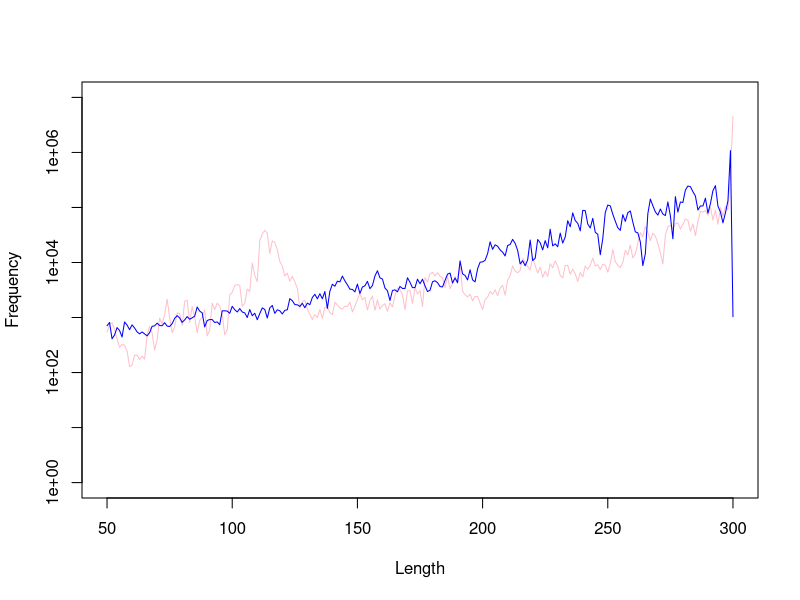
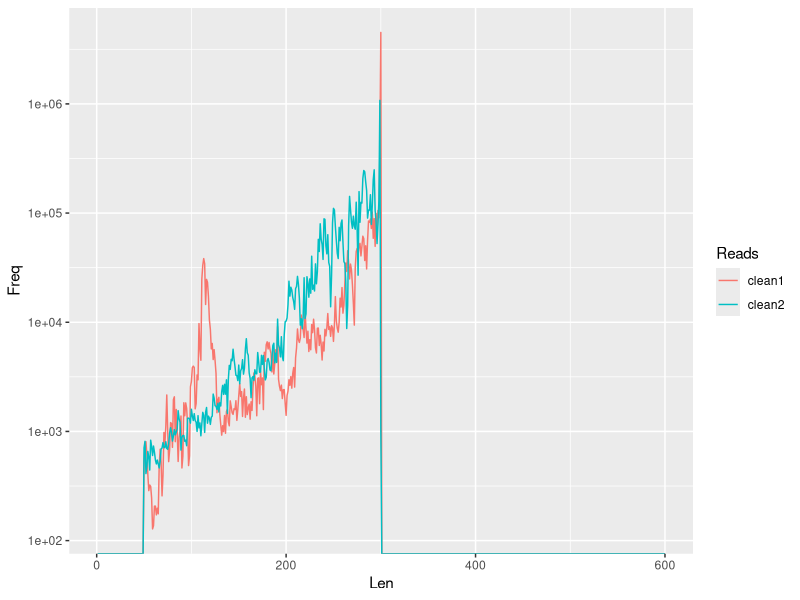
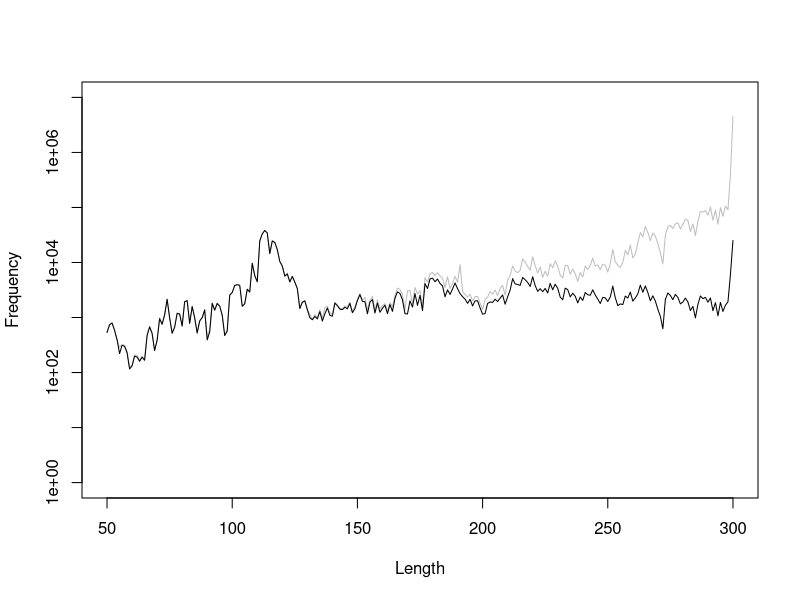
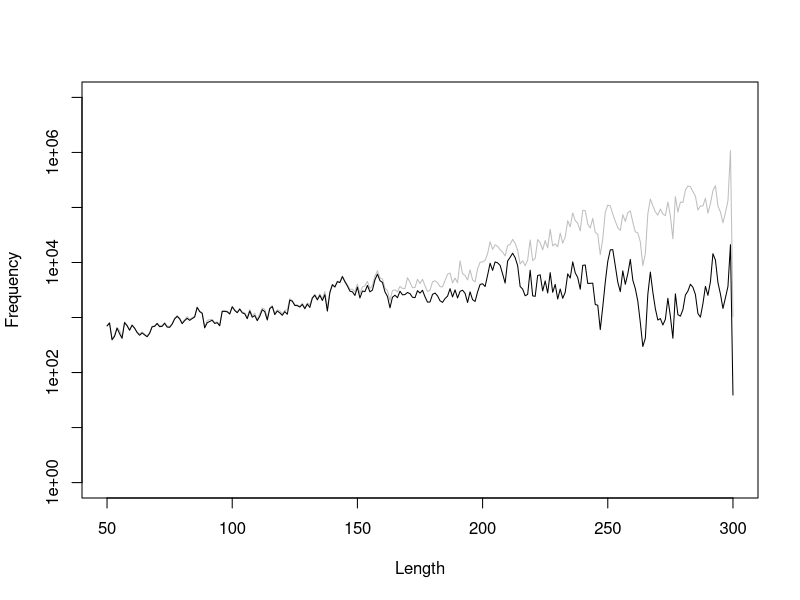
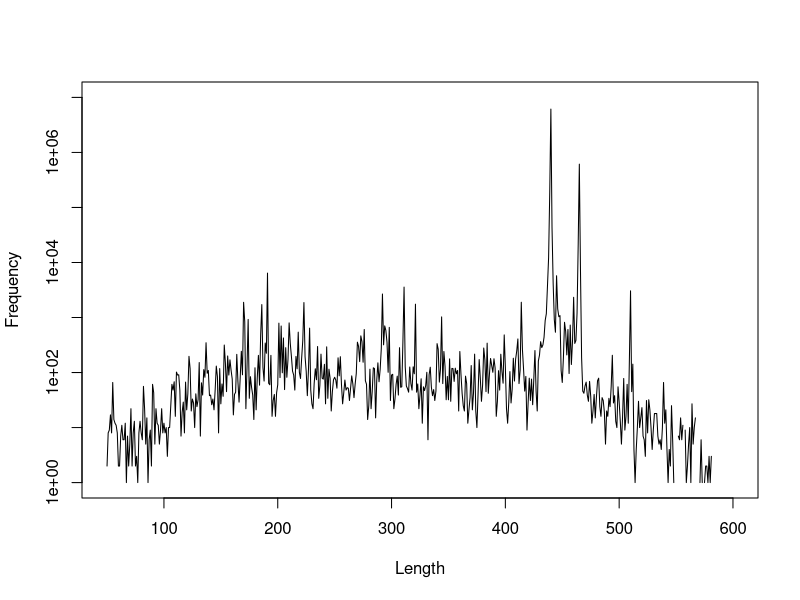

The R script that drew these images, in order:
## ---- chunk 1
library(tidyr)
library(ggplot2)
RL <- read.table('ReadLengths.txt', skip = 1,
                 col.names=c("Len","R1","R2","clean1","clean2","single1","single2","merged","not1","not2"))
## ---- chunk 2
plot(c(50, 300), c(1, 1.0e+7), type='n', xlab='Length', ylab='Frequency', log='y')
lines(RL$Len, RL$clean1, col='pink')
lines(RL$Len, RL$clean2, col='blue')
## ---- chunk 3
RL_long <- gather(RL, key='Reads', value='Freq', -1)  # all columns, except the first.
ggplot(data=RL_long[RL_long$Reads %in% c('clean1','clean2'),],
       mapping=aes(x=Len, y=Freq, color=Reads)) +
  geom_line() + scale_y_log10()
## ---- chunk 4
plot(c(50,300), c(1,1.0e+7), type='n', xlab='Length', ylab='Frequency', log='y')
lines(RL$Len, RL$clean1, col='gray')
lines(RL$Len, RL$not1)

plot(c(50,300), c(1,1.0e+7), type='n', xlab='Length', ylab='Frequency', log='y')
lines(RL$Len, RL$clean2, col='gray')
lines(RL$Len, RL$not2)
## ---- chunk 5
plot(c(50,600), c(1, 1.0e+7), type='n', xlab='Length', ylab='Frequency', log='y')
lines(RL$Len, RL$merged)
